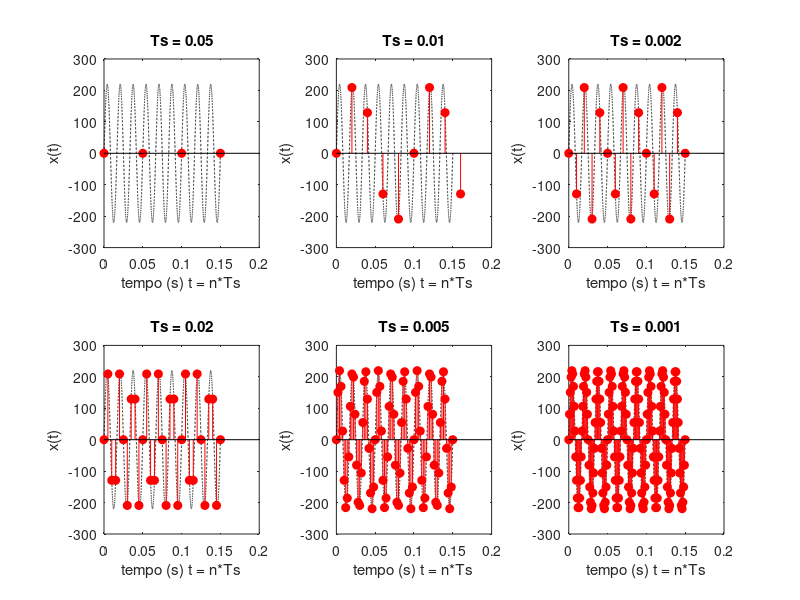

This figure's MATLAB source:
close all
clc
clear

fsA = 20;
fsB = 200;
fsC = 50;
fsD = 500;
fsE = 100;
fsF = 1000;

TsA = 1/fsA;
TsB = 1/fsB;
TsC = 1/fsC;
TsD = 1/fsD;
TsE = 1/fsE;
TsF = 1/fsF;

%% Função continua
passo = 0.00001;
w = 2*pi*60;
T = 2*pi/w;
N = 150*10^(-3)/T;
t = 0:passo:N*T;
x = 127*sqrt(3)*sin(2*pi*60*t);

%% Função discreta A
% n pontos/ciclo = T/Ts
nA = 0:ceil(N*T/TsA);

% Discreto: t -> n*Ts
x_discreto_A = 127*sqrt(3)*sin(2*pi*60*nA*TsA);

%% Função discreta B
% n pontos/ciclo = T/Ts
nB = 0:ceil(N*T/TsB);

% Discreto: t -> n*Ts
x_discreto_B = 127*sqrt(3)*sin(2*pi*60*nB*TsB);

%% Função discreta C
% n pontos/ciclo = T/Ts
nC = 0:ceil(N*T/TsC);

% Discreto: t -> n*Ts
x_discreto_C = 127*sqrt(3)*sin(2*pi*60*nC*TsC);

%% Função discreta D
% n pontos/ciclo = T/Ts
nD = 0:ceil(N*T/TsD);

% Discreto: t -> n*Ts
x_discreto_D = 127*sqrt(3)*sin(2*pi*60*nD*TsD);

%% Função discreta E
% n pontos/ciclo = T/Ts
nE = 0:ceil(N*T/TsE);

% Discreto: t -> n*Ts
x_discreto_E = 127*sqrt(3)*sin(2*pi*60*nE*TsE);

%% Função discreta F
% n pontos/ciclo = T/Ts
nF = 0:ceil(N*T/TsF);

% Discreto: t -> n*Ts
x_discreto_F = 127*sqrt(3)*sin(2*pi*60*nF*TsF);

%% Plot Aliasing
figure

% A
subplot(2,3,1)
plot(t,x, "k--")
hold on
title("Ts = 0.05")
xlabel('tempo (s) t = n*Ts')
ylabel('x(t)')
stem(nA*TsA, x_discreto_A, 'r', 'filled')
hold off

% B
subplot(2,3,4)
plot(t,x, "k--")
hold on
title("Ts = 0.02")
xlabel('tempo (s) t = n*Ts')
ylabel('x(t)')
stem(nB*TsB, x_discreto_B, 'r', 'filled')
hold off

% C
subplot(2,3,2)
plot(t,x, "k--")
hold on
title("Ts = 0.01")
xlabel('tempo (s) t = n*Ts')
ylabel('x(t)')
stem(nC*TsC, x_discreto_C, 'r', 'filled')
hold off

% D
subplot(2,3,5)
plot(t,x, "k--")
hold on
title("Ts = 0.005")
xlabel('tempo (s) t = n*Ts')
ylabel('x(t)')
stem(nD*TsD, x_discreto_D, 'r', 'filled')
hold off

% E
subplot(2,3,3)
plot(t,x, "k--")
hold on
title("Ts = 0.002")
xlabel('tempo (s) t = n*Ts')
ylabel('x(t)')
stem(nE*TsE, x_discreto_E, 'r', 'filled')
hold off

% F
subplot(2,3,6)
plot(t,x, "k--")
hold on
title("Ts = 0.001")
xlabel('tempo (s) t = n*Ts')
ylabel('x(t)')
stem(nF*TsF, x_discreto_F, 'r', 'filled')
hold off